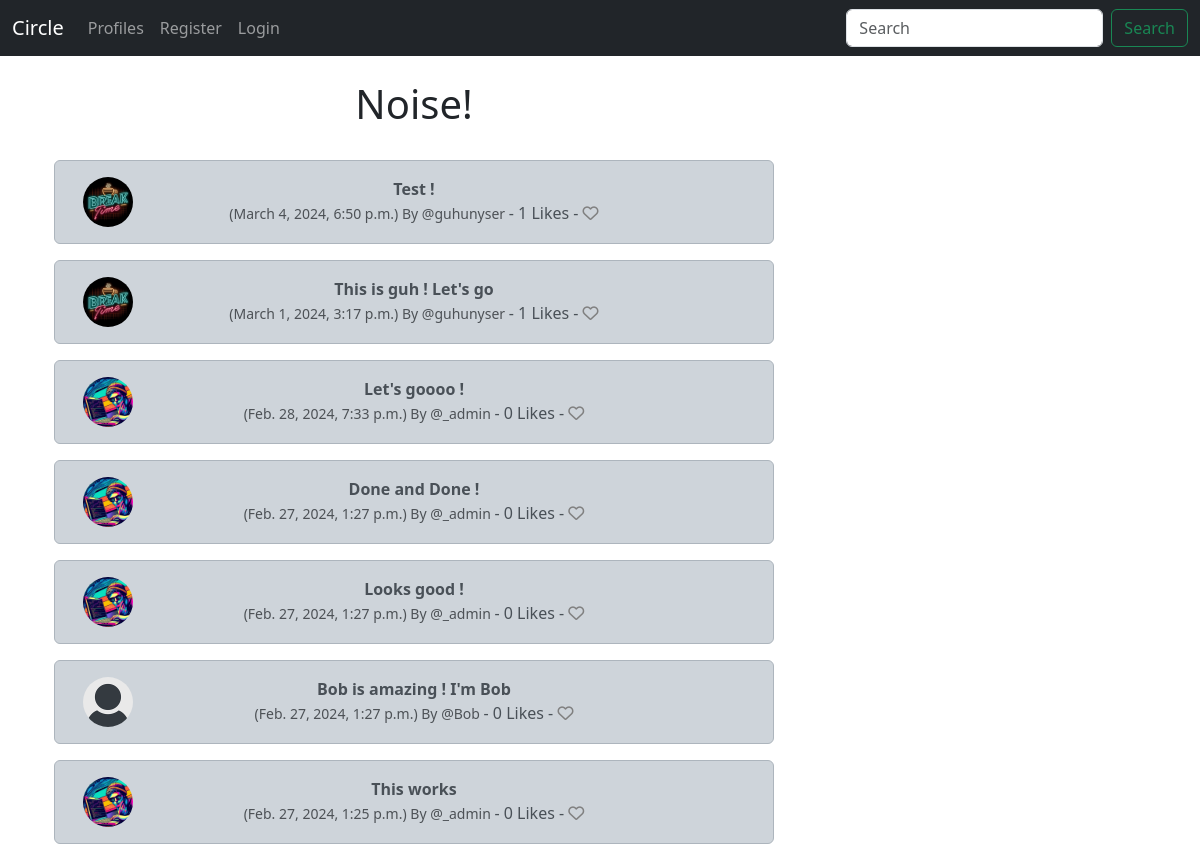
The page / on the database its author committed.
### circle/models.py (models this page shows, shortened)
class Noise(models.Model):
    user = models.ForeignKey(
        User, related_name = "noises",
        on_delete = models.DO_NOTHING
    )
    body = models.CharField(max_length=200)
    created_at = models.DateTimeField(auto_now_add=True)
    likes = models.ManyToManyField(User, related_name="noise_like", blank=True)
    def number_of_likes(self):
        return self.likes.count()

class Profile(models.Model):
    user = models.OneToOneField( User, on_delete=models.CASCADE)
    follows = models.ManyToManyField("self",
        related_name="followed_by",
        symmetrical=False,
        blank=True)
    date_modified = models.DateTimeField(User, auto_now=True)
    profile_image = models.ImageField(null=True,blank=True, upload_to="images/")

### circle/views.py (the view)
# urls.py: path('', views.home, name='home'),
def home(request):
    if request.user.is_authenticated:
        form = NoiseForm(request.POST or None)
        if request.method == "POST":
            if form.is_valid():
                noise = form.save(commit=False)
                noise.user = request.user
                noise.save()
                messages.success(request, ("You made some Noise!"))
                return redirect('home')
        noises = Noise.objects.all().order_by("-created_at")
        return render(request, 'home.html', {"noises":noises, "form":form})
    else:
        noises = Noise.objects.all().order_by("-created_at")
        return render(request, 'home.html', {"noises":noises})

### circle/templates/home.html (shortened to what this page needs)
{% extends 'base.html' %}
{% load static %}
{% block content %}
<div class="container text-center">
  <div class="row">
      <div class="col-8">
<h1>Noise!</h1>
<br/>
{% for noise in noises %}
<div class="alert alert-dark" role="alert">
  <div class="container">
    <div class="row">
      <div class="col-1">
        {%  if noise.user.profile.profile_image  %}
        <img src="{{ noise.user.profile.profile_image.url}}" width=50 height=50 class="rounded-circle" alt="{{ profile.user.username}}">
       {% else %}
       <img src="{% static 'images/default_profile_pic.png' %}" width=50 height=50 class="rounded-circle" alt="{{ profile.user.username}}">
       {% endif %}
      </div>
<div class="col-10">
    <strong>{{ noise.body }}</strong><br/>
    <small class="text-muted">
      ({{ noise.created_at}}) By @{{ noise.user.username}}
    </small>
    - {{ noise.number_of_likes }} Likes -
    {%  if user in noise.likes.all %}
    <a href="{%  url 'noise_like' noise.id  %}"><i class="fa-solid fa-heart" style="color:rgb(245, 75, 75)"></i></a>
    {% else %}
    <a href="{%  url 'noise_like' noise.id  %}"><i class="fa fa-heart-o" style="color:grey"></i></a>
    {% endif %}
  </div>
   <br/>
  </div>
  </div>
  </div>
{% endfor %}
</div>
<div class="col-4"><br/><br/><br/>
</div>
{% endblock %}

### rows shown on the page
Noise: user.profile.profile_image (picture), body "Test !", created_at "March 4, 2024, 6:50 p.m.", user.username "guhunyser", number_of_likes "1"
Noise: user.profile.profile_image (picture), body "This is guh ! Let's go", created_at "March 1, 2024, 3:17 p.m.", user.username "guhunyser", number_of_likes "1"
Noise: user.profile.profile_image (picture), body "Let's goooo !", created_at "Feb. 28, 2024, 7:33 p.m.", user.username "_admin", number_of_likes "0"
Noise: user.profile.profile_image (picture), body "Done and Done !", created_at "Feb. 27, 2024, 1:27 p.m.", user.username "_admin", number_of_likes "0"
Noise: user.profile.profile_image (picture), body "Looks good !", created_at "Feb. 27, 2024, 1:27 p.m.", user.username "_admin", number_of_likes "0"
Noise: body "Bob is amazing ! I'm Bob", created_at "Feb. 27, 2024, 1:27 p.m.", user.username "Bob", number_of_likes "0"
Noise: user.profile.profile_image (picture), body "This works", created_at "Feb. 27, 2024, 1:25 p.m.", user.username "_admin", number_of_likes "0"
